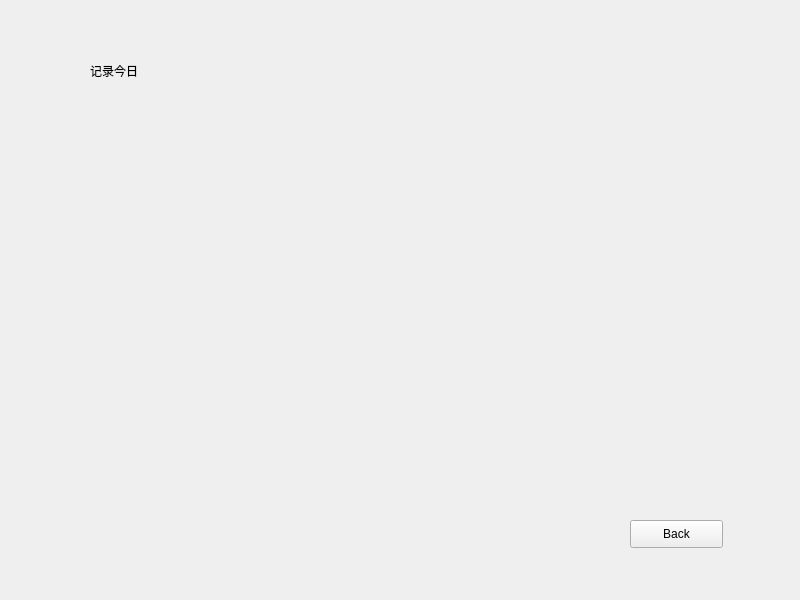
<?xml version="1.0" encoding="UTF-8"?>
<ui version="4.0">
 <class>Today</class>
 <widget class="QMainWindow" name="Today">
  <property name="geometry">
   <rect>
    <x>0</x>
    <y>0</y>
    <width>800</width>
    <height>600</height>
   </rect>
  </property>
  <property name="windowTitle">
   <string>ReThink</string>
  </property>
  <widget class="QWidget" name="centralwidget">
   <widget class="QLabel" name="Note">
    <property name="geometry">
     <rect>
      <x>90</x>
      <y>40</y>
      <width>211</width>
      <height>61</height>
     </rect>
    </property>
    <property name="text">
     <string>记录今日</string>
    </property>
   </widget>
   <widget class="QPushButton" name="Back">
    <property name="geometry">
     <rect>
      <x>630</x>
      <y>520</y>
      <width>93</width>
      <height>28</height>
     </rect>
    </property>
    <property name="text">
     <string>Back</string>
    </property>
   </widget>
  </widget>
 </widget>
 <resources/>
 <connections/>
</ui>
